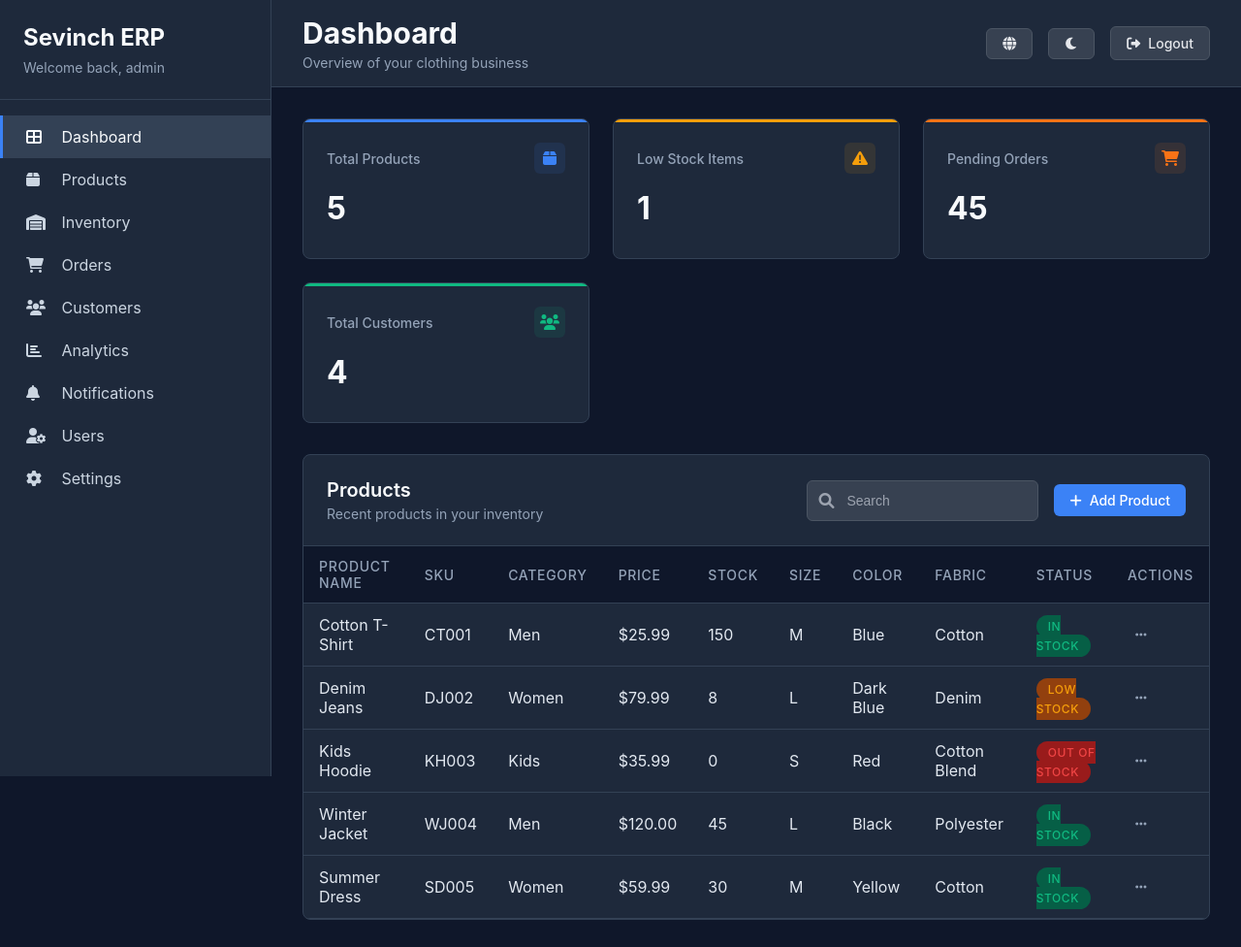
The app's page / (signed in) with its own data.
### erp_app/models.py (models this page shows, shortened)
class Product(models.Model):
    FABRIC_CHOICES = [
        ('cotton', 'Cotton'),
        ('denim', 'Denim'),
        ('cotton_blend', 'Cotton Blend'),
        ('polyester', 'Polyester'),
        ('wool', 'Wool'),
    ]
    SIZE_CHOICES = [
        ('XS', 'Extra Small'),
        ('S', 'Small'),
        ('M', 'Medium'),
        ('L', 'Large'),
        ('XL', 'Extra Large'),
        ('XXL', 'Double Extra Large'),
    ]
    STATUS_CHOICES = [
        ('in_stock', 'In Stock'),
        ('low_stock', 'Low Stock'),
        ('out_of_stock', 'Out of Stock'),
    ]
    name = models.CharField(max_length=200)
    sku = models.CharField(max_length=50, unique=True)
    category = models.ForeignKey(Category, on_delete=models.CASCADE)
    price = models.DecimalField(max_digits=10, decimal_places=2)
    stock_quantity = models.IntegerField(default=0)
    size = models.CharField(max_length=3, choices=SIZE_CHOICES)
    color = models.CharField(max_length=50)
    fabric = models.CharField(max_length=20, choices=FABRIC_CHOICES)
    status = models.CharField(max_length=20, choices=STATUS_CHOICES, default='in_stock')
    min_stock_level = models.IntegerField(default=10)
    created_at = models.DateTimeField(auto_now_add=True)
    updated_at = models.DateTimeField(auto_now=True)

class Category(models.Model):
    name = models.CharField(max_length=100,unique=True)
    description = models.TextField(blank=True)
    created_at = models.DateTimeField(auto_now_add=True)
    class Meta:
        verbose_name_plural = "Categories"

### erp_app/views.py (the view)
# urls.py: path('', views.dashboard, name='dashboard'),
@login_required
def dashboard(request):
    total_products = Product.objects.count()
    low_stock_items = Product.objects.filter(status='low_stock').count()
    pending_orders = Order.objects.filter(status='pending').count()
    total_customers = Customer.objects.count()
    recent_products = Product.objects.all()[:10]
    context = {
        'total_products': total_products,
        'low_stock_items': low_stock_items,
        'pending_orders': pending_orders,
        'total_customers': total_customers,
        'recent_products': recent_products,
        'page_title': 'Dashboard',
    }
    return render(request, 'dashboard.html', context)

### templates/dashboard.html (shortened to what this page needs)
{% extends 'base.html' %}
{% block page_subtitle %}Overview of your clothing business{% endblock %}
{% block content %}
<div class="stats-grid">
    <div class="stat-card" style="--accent-color: #3b82f6;">
        <div class="stat-header">
            <span class="stat-title">Total Products</span>
            <div class="stat-icon" style="background: rgba(59, 130, 246, 0.1); color: #3b82f6;">
                <i class="fas fa-box"></i>
            </div>
        </div>
        <div class="stat-value">{{ total_products|default:"1,234" }}</div>
    </div>
    <div class="stat-card" style="--accent-color: #f59e0b;">
        <div class="stat-header">
            <span class="stat-title">Low Stock Items</span>
            <div class="stat-icon" style="background: rgba(245, 158, 11, 0.1); color: #f59e0b;">
                <i class="fas fa-exclamation-triangle"></i>
            </div>
        </div>
        <div class="stat-value">{{ low_stock_items|default:"23" }}</div>
    </div>
    <div class="stat-card" style="--accent-color: #f97316;">
        <div class="stat-header">
            <span class="stat-title">Pending Orders</span>
            <div class="stat-icon" style="background: rgba(249, 115, 22, 0.1); color: #f97316;">
                <i class="fas fa-shopping-cart"></i>
            </div>
        </div>
        <div class="stat-value">{{ pending_orders|default:"45" }}</div>
    </div>
    <div class="stat-card" style="--accent-color: #10b981;">
        <div class="stat-header">
            <span class="stat-title">Total Customers</span>
            <div class="stat-icon" style="background: rgba(16, 185, 129, 0.1); color: #10b981;">
                <i class="fas fa-users"></i>
            </div>
        </div>
        <div class="stat-value">{{ total_customers|default:"567" }}</div>
    </div>
</div>
<div class="card">
    <div class="card-header">
        <div>
            <h2 class="card-title">Products</h2>
            <p class="card-subtitle">Recent products in your inventory</p>
        </div>
        <div style="margin-left: auto; display: flex; gap: 1rem; align-items: center;">
            <div class="search-box" style="margin-bottom: 0;">
                <i class="fas fa-search search-icon"></i>
                <input type="text" class="search-input" placeholder="Search">
            </div>
            <a href="{% url 'products' %}" class="btn btn-primary">
                <i class="fas fa-plus"></i> Add Product
            </a>
        </div>
    </div>
    <div class="table-container">
        <table class="table">
            <thead>
                <tr>
                    <th>Product Name</th>
                    <th>SKU</th>
                    <th>Category</th>
                    <th>Price</th>
                    <th>Stock</th>
                    <th>Size</th>
                    <th>Color</th>
                    <th>Fabric</th>
                    <th>Status</th>
                    <th>Actions</th>
                </tr>
            </thead>
            <tbody>
                {% for product in recent_products %}
                <tr>
                    <td>{{ product.name }}</td>
                    <td>{{ product.sku }}</td>
                    <td>{{ product.category.name }}</td>
                    <td>${{ product.price }}</td>
                    <td>{{ product.stock_quantity }}</td>
                    <td>{{ product.size }}</td>
                    <td>{{ product.color }}</td>
                    <td>{{ product.get_fabric_display }}</td>
                    <td>
                        {% if product.status == 'in_stock' %}
                            <span class="badge badge-success">In Stock</span>
                        {% elif product.status == 'low_stock' %}
                            <span class="badge badge-warning">Low Stock</span>
                        {% else %}
                            <span class="badge badge-danger">Out of Stock</span>
                        {% endif %}
                    </td>
                    <td>
                        <div class="actions-menu">
                            <button class="actions-btn">
                                <i class="fas fa-ellipsis-h"></i>
                            </button>
                        </div>
                    </td>
                </tr>
                {% endfor %}
            </tbody>
        </table>
    </div>
</div>
{% endblock %}

### templates/base.html (shortened to what this page needs)
<!DOCTYPE html>
<html lang="en">
<head>
    <link href="https://cdnjs.cloudflare.com/ajax/libs/font-awesome/6.0.0/css/all.min.css" rel="stylesheet">
</head>
<body>
    <div class="app-container">
        {% if user.is_authenticated %}
        <nav class="sidebar">
            <div class="sidebar-header">
                <div class="logo">Sevinch ERP</div>
                <div class="logo-subtitle">Welcome back, {{ user.first_name|default:user.username }}</div>
            </div>
            <div class="nav-menu">
                <a href="{% url 'dashboard' %}" class="nav-item {% if request.resolver_match.url_name == 'dashboard' %}active{% endif %}">
                    <i class="fas fa-th-large"></i> Dashboard
                </a>
                <a href="{% url 'products' %}" class="nav-item {% if request.resolver_match.url_name == 'products' %}active{% endif %}">
                    <i class="fas fa-box"></i> Products
                </a>
                <a href="{% url 'inventory' %}" class="nav-item {% if request.resolver_match.url_name == 'inventory' %}active{% endif %}">
                    <i class="fas fa-warehouse"></i> Inventory
                </a>
                <a href="{% url 'orders' %}" class="nav-item {% if request.resolver_match.url_name == 'orders' %}active{% endif %}">
                    <i class="fas fa-shopping-cart"></i> Orders
                </a>
                <a href="{% url 'customers' %}" class="nav-item {% if request.resolver_match.url_name == 'customers' %}active{% endif %}">
                    <i class="fas fa-users"></i> Customers
                </a>
                <a href="{% url 'analytics' %}" class="nav-item {% if request.resolver_match.url_name == 'analytics' %}active{% endif %}">
                    <i class="fas fa-chart-bar"></i> Analytics
                </a>
                <a href="{% url 'notifications' %}" class="nav-item {% if request.resolver_match.url_name == 'notifications' %}active{% endif %}">
                    <i class="fas fa-bell"></i> Notifications
                </a>
                <a href="{% url 'users' %}" class="nav-item {% if request.resolver_match.url_name == 'users' %}active{% endif %}">
                    <i class="fas fa-user-cog"></i> Users
                </a>
                <a href="{% url 'settings' %}" class="nav-item {% if request.resolver_match.url_name == 'settings' %}active{% endif %}">
                    <i class="fas fa-cog"></i> Settings
                </a>
            </div>
        </nav>
        {% endif %}
        <main class="main-content">
            {% if user.is_authenticated %}
            <header class="header">
                <div>
                    <h1 class="header-title">{% block page_title %}{{ page_title }}{% endblock %}</h1>
                    <p class="header-subtitle">{% block page_subtitle %}{% endblock %}</p>
                </div>
                <div class="header-actions">
                    <button class="btn btn-secondary">
                        <i class="fas fa-globe"></i>
                    </button>
                    <button class="btn btn-secondary">
                        <i class="fas fa-moon"></i>
                    </button>
                    <a href="{% url 'logout' %}" class="btn btn-secondary">
                        <i class="fas fa-sign-out-alt"></i> Logout
                    </a>
                </div>
            </header>
            {% endif %}
            <div class="content">
                {% block content %}{% endblock %}
            </div>
        </main>
    </div>
</body>
</html>

### templates/base.html (style rules this page uses)
* { margin: 0; padding: 0; box-sizing: border-box; }
body { font-family: -apple-system, BlinkMacSystemFont, 'Segoe UI', Roboto, sans-serif; background: #0f172a; color: #e2e8f0; overflow-x: hidden; }
.app-container { display: flex; min-height: 100vh; }
.sidebar { width: 280px; background: #1e293b; border-right: 1px solid #334155; position: fixed; height: 100vh; overflow-y: auto; }
.sidebar-header { padding: 1.5rem; border-bottom: 1px solid #334155; }
.logo { font-size: 1.5rem; font-weight: 700; color: #f8fafc; margin-bottom: 0.5rem; }
.logo-subtitle { font-size: 0.875rem; color: #94a3b8; }
.nav-menu { padding: 1rem 0; }
.nav-item { display: block; padding: 0.75rem 1.5rem; color: #cbd5e1; text-decoration: none; transition: all 0.2s; border-left: 3px solid transparent; }
.nav-item:hover, .nav-item.active { background: #334155; color: #f8fafc; border-left-color: #3b82f6; }
.nav-item i { width: 20px; margin-right: 0.75rem; }
.main-content { flex: 1; margin-left: 280px; background: #0f172a; }
.header { background: #1e293b; border-bottom: 1px solid #334155; padding: 1rem 2rem; display: flex; justify-content: space-between; align-items: center; }
.header-title { font-size: 1.875rem; font-weight: 700; color: #f8fafc; }
.header-subtitle { font-size: 0.875rem; color: #94a3b8; margin-top: 0.25rem; }
.header-actions { display: flex; align-items: center; gap: 1rem; }
.btn { padding: 0.5rem 1rem; border: none; border-radius: 0.375rem; font-size: 0.875rem; font-weight: 500; cursor: pointer; text-decoration: none; display: inline-flex; align-items: center; gap: 0.5rem; transition: all 0.2s; }
.btn-primary { background: #3b82f6; color: white; }
.btn-secondary { background: #374151; color: #e5e7eb; border: 1px solid #4b5563; }
.content { padding: 2rem; }
.stats-grid { display: grid; grid-template-columns: repeat(auto-fit, minmax(250px, 1fr)); gap: 1.5rem; margin-bottom: 2rem; }
.stat-card { background: #1e293b; border: 1px solid #334155; border-radius: 0.5rem; padding: 1.5rem; position: relative; overflow: hidden; }
.stat-card::before { content: ''; position: absolute; top: 0; left: 0; right: 0; height: 3px; background: var(--accent-color, #3b82f6); }
.stat-header { display: flex; justify-content: space-between; align-items: center; margin-bottom: 1rem; }
.stat-title { font-size: 0.875rem; color: #94a3b8; font-weight: 500; }
.stat-icon { width: 2rem; height: 2rem; border-radius: 0.375rem; display: flex; align-items: center; justify-content: center; font-size: 1rem; }
.stat-value { font-size: 2rem; font-weight: 700; color: #f8fafc; margin-bottom: 0.5rem; }
.card { background: #1e293b; border: 1px solid #334155; border-radius: 0.5rem; overflow: hidden; }
.card-header { padding: 1.5rem; border-bottom: 1px solid #334155; display: flex; justify-content: space-between; align-items: center; }
.card-title { font-size: 1.25rem; font-weight: 600; color: #f8fafc; }
.card-subtitle { font-size: 0.875rem; color: #94a3b8; margin-top: 0.25rem; }
.table-container { overflow-x: auto; }
.table { width: 100%; border-collapse: collapse; }
.table th, .table td { padding: 0.75rem 1rem; text-align: left; border-bottom: 1px solid #334155; }
.table th { background: #0f172a; font-weight: 500; color: #94a3b8; font-size: 0.875rem; text-transform: uppercase; letter-spacing: 0.05em; }
.table td { color: #e2e8f0; }
.badge { padding: 0.25rem 0.75rem; border-radius: 9999px; font-size: 0.75rem; font-weight: 500; text-transform: uppercase; letter-spacing: 0.05em; }
.badge-success { background: #065f46; color: #10b981; }
.badge-warning { background: #92400e; color: #f59e0b; }
.badge-danger { background: #991b1b; color: #ef4444; }
.search-box { position: relative; margin-bottom: 1.5rem; }
.search-input { width: 100%; max-width: 400px; padding: 0.75rem 1rem 0.75rem 2.5rem; background: #374151; border: 1px solid #4b5563; border-radius: 0.375rem; color: #f9fafb; font-size: 0.875rem; }
.search-input::placeholder { color: #9ca3af; }
.search-icon { position: absolute; left: 0.75rem; top: 50%; transform: translateY(-50%); color: #9ca3af; }
.actions-menu { position: relative; display: inline-block; }
.actions-btn { background: none; border: none; color: #94a3b8; cursor: pointer; padding: 0.5rem; border-radius: 0.25rem; }

### records on screen
Product: name "Cotton T-Shirt", sku "CT001", category.name "Men", price "25.99", stock_quantity "150", size "M", color "Blue", fabric "Cotton", status "IN STOCK"
Product: name "Denim Jeans", sku "DJ002", category.name "Women", price "79.99", stock_quantity "8", size "L", color "Dark Blue", fabric "Denim", status "LOW STOCK"
Product: name "Kids Hoodie", sku "KH003", category.name "Kids", price "35.99", stock_quantity "0", size "S", color "Red", fabric "Cotton Blend", status "OUT OF STOCK"
Product: name "Winter Jacket", sku "WJ004", category.name "Men", price "120.00", stock_quantity "45", size "L", color "Black", fabric "Polyester", status "IN STOCK"
Product: name "Summer Dress", sku "SD005", category.name "Women", price "59.99", stock_quantity "30", size "M", color "Yellow", fabric "Cotton", status "IN STOCK"

### other values on screen
{{ user.first_name|default:user.username }} "admin"
{{ page_title }} "Dashboard"
{{ total_products|default:"1,234" }} "5"
{{ low_stock_items|default:"23" }} "1"
{{ pending_orders|default:"45" }} "45"
{{ total_customers|default:"567" }} "4"
